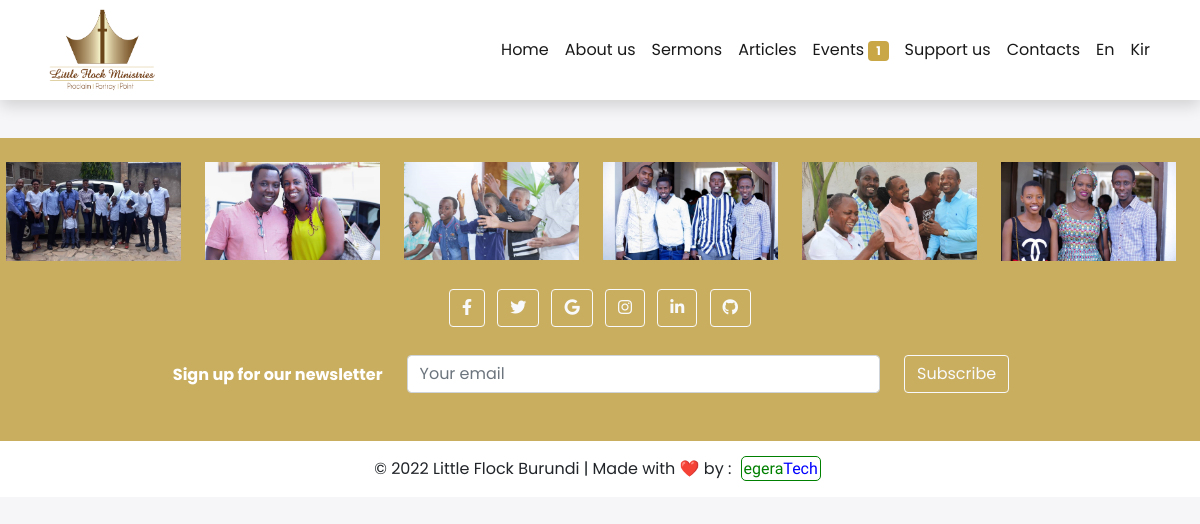
Before: /flock/2021-12-31-17-43-37-test-articles/ with the older database file.
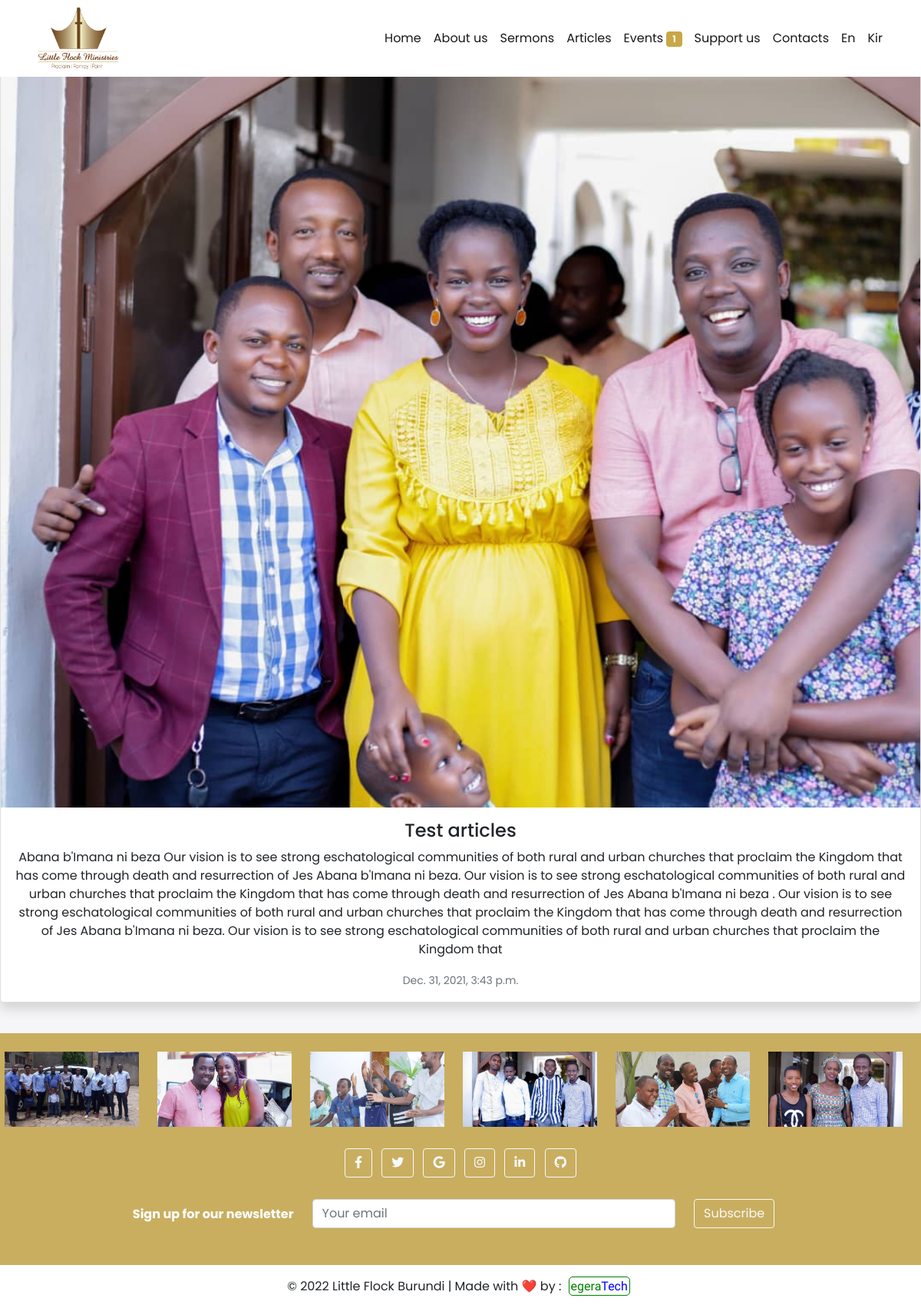
After: the same page with the newer database file.
### flock/models.py (models this page shows, shortened)
class Article(models.Model):
    title = models.CharField(max_length=101)
    slug = models.SlugField(max_length=150, unique=True)
    date = models.DateTimeField(auto_now_add=True)
    body = models.TextField()
    photo = models.ImageField(upload_to='%Y/%m/%d/', default='default.png', blank=True)

### flock/views.py (the view)
# urls.py: re_path(r'flock/(?P<slug>[\w-]+)/$', views.article_detail, name='article_detail'),
def article_detail(request, slug):
    try:
        article = Article.objects.get(slug=slug)
    except Article.DoesNotExist:
        article = None
    upcomingEvents = Event.objects.all().filter(expired = False).order_by('expiration_date')
    return render(request, 'flock/article_detail.html', {'article':article, 'upcomingEvents':upcomingEvents})

### flock/templates/flock/article_detail.html
{% extends 'flock/base_layout.html' %}
{% block content %}
    <div class="card shadow mb-3">
        <img class="card-img-top" src="{{ article.photo.url }}" alt="article detail">
        <div class="card-body">
          <h4 class="card-title text-center">{{ article.title }}</h4>
          <p class="card-text text-center">{{ article.body }}</p>
          <p class="card-text text-center"><small class="text-muted">{{ article.date }}</small></p>
        </div>
      </div>
      <br
{% endblock %}

Changed rows visible on the page:
added Article: photo (picture), title "Test articles", body "Abana b'Imana ni beza Our vision is to see strong eschatological communities of both rural and urban churches that proclaim the Kingdom that has come through death and resurrection of Jes Abana b'Imana ni beza. Our vision is to see strong eschatological communities of both rural and urban churches that proclaim the Kingdom that has come through death and resurrection of Jes Abana b'Imana ni beza . Our vision is to see strong eschatological communities of both rural and urban churches that proclaim the Kingdom that has come through death and resurrection of Jes Abana b'Imana ni beza. Our vision is to see strong eschatological communities of both rural and urban churches that proclaim the…", date "Dec. 31, 2021, 3:43 p.m."
